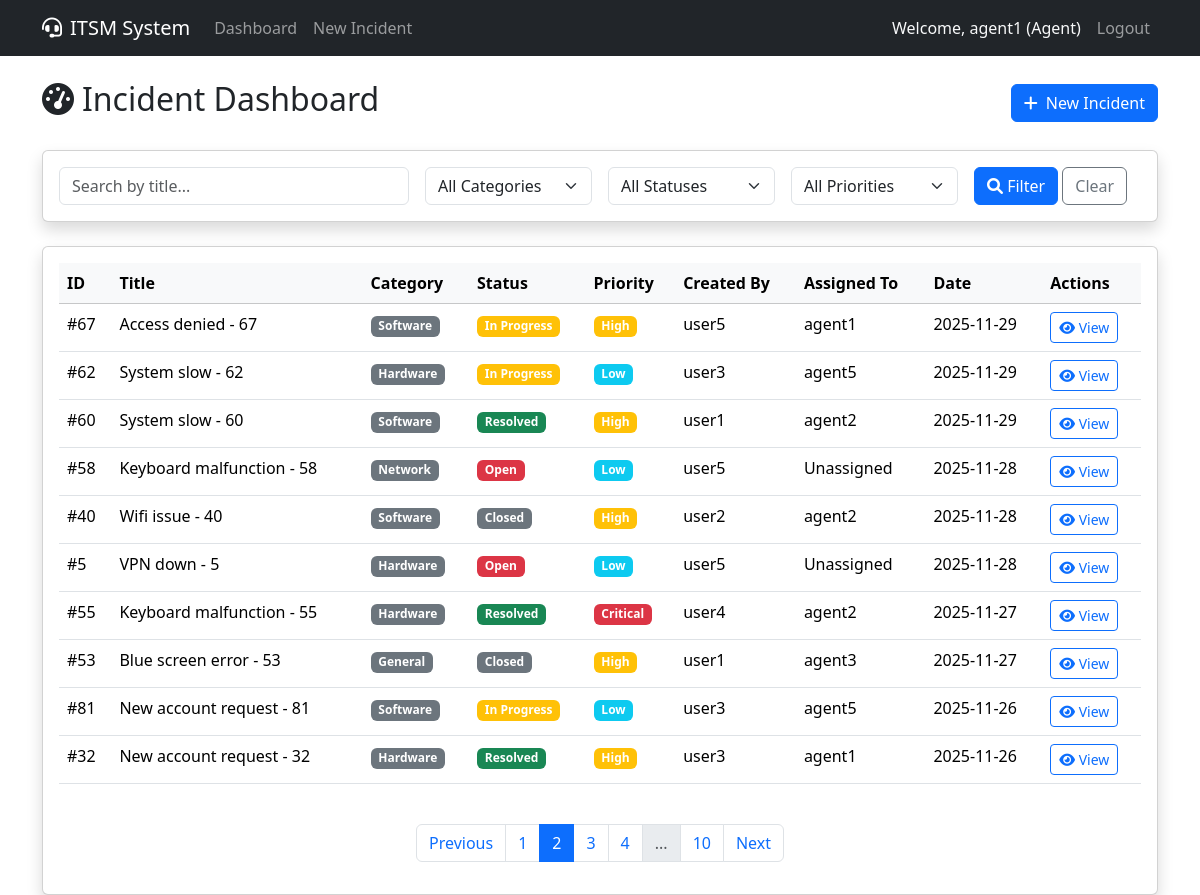
Page /index?page=2&q=&status=&priority=&category= (signed in) on the committed database.
### app/models.py (models this page shows, shortened)
class User(UserMixin, db.Model):
    id = db.Column(db.Integer, primary_key=True)
    username = db.Column(db.String(64), index=True, unique=True)
    email = db.Column(db.String(120), index=True, unique=True)
    password_hash = db.Column(db.String(128))
    role = db.Column(db.String(20), default='User') # Admin, Agent, User
    incidents_created = db.relationship('Incident', backref='author', lazy='dynamic', foreign_keys='Incident.user_id')
    incidents_assigned = db.relationship('Incident', backref='assignee', lazy='dynamic', foreign_keys='Incident.assigned_to_id')

class Incident(db.Model):
    id = db.Column(db.Integer, primary_key=True)
    title = db.Column(db.String(140))
    description = db.Column(db.Text)
    category = db.Column(db.String(50), default='General') # Hardware, Software, Network, Access, General
    status = db.Column(db.String(20), default='Open') # Open, In Progress, Resolved, Closed
    priority = db.Column(db.String(20), default='Medium') # Low, Medium, High, Critical
    comments = db.Column(db.Text) # Agent/Admin comments
    created_at = db.Column(db.DateTime, index=True, default=datetime.utcnow)
    updated_at = db.Column(db.DateTime, default=datetime.utcnow, onupdate=datetime.utcnow)
    user_id = db.Column(db.Integer, db.ForeignKey('user.id'))
    assigned_to_id = db.Column(db.Integer, db.ForeignKey('user.id'), nullable=True)

### app/routes.py (the view, shortened to what this page needs)
@bp.route('/')
@bp.route('/index')
@login_required
def index():
    try:
        page = request.args.get('page', 1, type=int)
        per_page = 10
        search_query = request.args.get('q', '')
        filter_status = request.args.get('status', '')
        filter_priority = request.args.get('priority', '')
        filter_category = request.args.get('category', '')
        if current_user.role == 'User':
            query = Incident.query.filter_by(user_id=current_user.id)
        else:
            query = Incident.query
        if search_query:
            query = query.filter(Incident.title.contains(search_query))
        if filter_status:
            query = query.filter(Incident.status == filter_status)
        if filter_priority:
            query = query.filter(Incident.priority == filter_priority)
        if filter_category:
            query = query.filter(Incident.category == filter_category)
        incidents_pagination = query.order_by(Incident.created_at.desc()).paginate(page=page, per_page=per_page, error_out=False)
        incidents = incidents_pagination.items
        stats = {}
        return render_template('dashboard.html', title='Dashboard',
                            incidents=incidents,
                            pagination=incidents_pagination,
                            stats=stats,
                            search_query=search_query,
                            filter_status=filter_status,
                            filter_priority=filter_priority,
                            filter_category=filter_category)
    except Exception as e:
        current_app.logger.error(f"Error in index route: {str(e)}")
        flash('An error occurred while loading the dashboard.', 'danger')
        return render_template('dashboard.html', title='Dashboard', incidents=[], pagination=None, stats={})

### app/models.py (called while the page is built)
@login.user_loader
def load_user(id):
    return User.query.get(int(id))

### app/templates/dashboard.html (shortened to what this page needs)
{% extends "base.html" %}
{% block content %}
<div class="d-flex justify-content-between align-items-center mb-4">
    <h2><i class="fas fa-tachometer-alt me-2"></i>Incident Dashboard</h2>
    <a href="{{ url_for('main.new_incident') }}" class="btn btn-primary"><i class="fas fa-plus me-2"></i>New Incident</a>
</div>
<div class="card shadow mb-4">
    <div class="card-body">
        <form method="GET" action="{{ url_for('main.index') }}" class="row g-3">
            <div class="col-md-4">
                <input type="text" name="q" class="form-control" placeholder="Search by title..." value="{{ search_query }}">
            </div>
            <div class="col-md-2">
                <select name="category" class="form-select">
                    <option value="">All Categories</option>
                </select>
            </div>
            <div class="col-md-2">
                <select name="status" class="form-select">
                    <option value="">All Statuses</option>
                </select>
            </div>
            <div class="col-md-2">
                <select name="priority" class="form-select">
                    <option value="">All Priorities</option>
                </select>
            </div>
            <div class="col-md-2">
                <div class="d-grid gap-2 d-md-block">
                    <button type="submit" class="btn btn-primary"><i class="fas fa-search"></i> Filter</button>
                    <a href="{{ url_for('main.index') }}" class="btn btn-outline-secondary">Clear</a>
                </div>
            </div>
        </form>
    </div>
</div>
<div class="card shadow">
    <div class="card-body">
        <div class="table-responsive">
            <table class="table table-hover">
                <thead class="table-light">
                    <tr>
                        <th>ID</th>
                        <th>Title</th>
                        <th>Category</th>
                        <th>Status</th>
                        <th>Priority</th>
                        <th>Created By</th>
                        <th>Assigned To</th>
                        <th>Date</th>
                        <th>Actions</th>
                    </tr>
                </thead>
                <tbody>
                    {% for incident in incidents %}
                    <tr>
                        <td>#{{ incident.id }}</td>
                        <td>{{ incident.title }}</td>
                        <td><span class="badge bg-secondary">{{ incident.category }}</span></td>
                        <td>
                            <span class="badge bg-{% if incident.status == 'Open' %}danger{% elif incident.status == 'In Progress' %}warning{% elif incident.status == 'Resolved' %}success{% else %}secondary{% endif %}">
                                {{ incident.status }}
                            </span>
                        </td>
                        <td>
                            <span class="badge bg-{% if incident.priority == 'Critical' %}danger{% elif incident.priority == 'High' %}warning{% else %}info{% endif %}">
                                {{ incident.priority }}
                            </span>
                        </td>
                        <td>{{ incident.author.username }}</td>
                        <td>{{ incident.assignee.username if incident.assignee else 'Unassigned' }}</td>
                        <td>{{ incident.created_at.strftime('%Y-%m-%d') }}</td>
                        <td>
                            <a href="{{ url_for('main.incident', incident_id=incident.id) }}" class="btn btn-sm btn-outline-primary">
                                <i class="fas fa-eye"></i> View
                            </a>
                        </td>
                    </tr>
                    {% else %}
                    <tr>
                        <td colspan="9" class="text-center">No incidents found.</td>
                    </tr>
                    {% endfor %}
                </tbody>
            </table>
        </div>
        {% if pagination %}
        <nav aria-label="Page navigation">
            <ul class="pagination justify-content-center mt-4">
                {% if pagination.has_prev %}
                <li class="page-item">
                    <a class="page-link" href="{{ url_for('main.index', page=pagination.prev_num, q=search_query, status=filter_status, priority=filter_priority, category=filter_category) }}">Previous</a>
                </li>
                {% else %}
                <li class="page-item disabled">
                    <span class="page-link">Previous</span>
                </li>
                {% endif %}
                {% for page_num in pagination.iter_pages(left_edge=1, right_edge=1, left_current=1, right_current=2) %}
                    {% if page_num %}
                        {% if page_num == pagination.page %}
                        <li class="page-item active">
                            <span class="page-link">{{ page_num }}</span>
                        </li>
                        {% else %}
                        <li class="page-item">
                            <a class="page-link" href="{{ url_for('main.index', page=page_num, q=search_query, status=filter_status, priority=filter_priority, category=filter_category) }}">{{ page_num }}</a>
                        </li>
                        {% endif %}
                    {% else %}
                    <li class="page-item disabled">
                        <span class="page-link">...</span>
                    </li>
                    {% endif %}
                {% endfor %}
                {% if pagination.has_next %}
                <li class="page-item">
                    <a class="page-link" href="{{ url_for('main.index', page=pagination.next_num, q=search_query, status=filter_status, priority=filter_priority, category=filter_category) }}">Next</a>
                </li>
                {% else %}
                <li class="page-item disabled">
                    <span class="page-link">Next</span>
                </li>
                {% endif %}
            </ul>
        </nav>
        {% endif %}
    </div>
</div>
{% endblock %}

### app/templates/base.html (shortened to what this page needs)
<!doctype html>
<html lang="en">
  <head>
    <link href="https://cdn.jsdelivr.net/npm/bootstrap@5.3.2/dist/css/bootstrap.min.css" rel="stylesheet">
    <link rel="stylesheet" href="https://cdnjs.cloudflare.com/ajax/libs/font-awesome/6.0.0/css/all.min.css">
  </head>
  <body>
    <nav class="navbar navbar-expand-lg navbar-dark bg-dark mb-4">
      <div class="container">
        <a class="navbar-brand" href="{{ url_for('main.index') }}"><i class="fas fa-headset me-2"></i>ITSM System</a>
        <div class="collapse navbar-collapse" id="navbarNav">
          <ul class="navbar-nav me-auto">
            <li class="nav-item">
              <a class="nav-link" href="{{ url_for('main.index') }}">Dashboard</a>
            </li>
            {% if current_user.is_authenticated %}
            <li class="nav-item">
              <a class="nav-link" href="{{ url_for('main.new_incident') }}">New Incident</a>
            </li>
            {% endif %}
          </ul>
          <ul class="navbar-nav">
            {% if current_user.is_authenticated %}
              <li class="nav-item">
                <span class="nav-link text-light">Welcome, {{ current_user.username }} ({{ current_user.role }})</span>
              </li>
              <li class="nav-item">
                <a class="nav-link" href="{{ url_for('auth.logout') }}">Logout</a>
              </li>
            {% endif %}
          </ul>
        </div>
      </div>
    </nav>
    <div class="container">
      {% block content %}{% endblock %}
    </div>
  </body>
</html>

### rows in the picture
User: username "agent1", role "Agent"
Incident: id "67", title "Access denied - 67", category "Software", status "In Progress", priority "High", author.username "user5", assignee "agent1", created_at "2025-11-29"
Incident: id "62", title "System slow - 62", category "Hardware", status "In Progress", priority "Low", author.username "user3", assignee "agent5", created_at "2025-11-29"
Incident: id "60", title "System slow - 60", category "Software", status "Resolved", priority "High", author.username "user1", assignee "agent2", created_at "2025-11-29"
Incident: id "58", title "Keyboard malfunction - 58", category "Network", status "Open", priority "Low", author.username "user5", assignee "Unassigned", created_at "2025-11-28"
Incident: id "40", title "Wifi issue - 40", category "Software", status "Closed", priority "High", author.username "user2", assignee "agent2", created_at "2025-11-28"
Incident: id "5", title "VPN down - 5", category "Hardware", status "Open", priority "Low", author.username "user5", assignee "Unassigned", created_at "2025-11-28"
Incident: id "55", title "Keyboard malfunction - 55", category "Hardware", status "Resolved", priority "Critical", author.username "user4", assignee "agent2", created_at "2025-11-27"
Incident: id "53", title "Blue screen error - 53", category "General", status "Closed", priority "High", author.username "user1", assignee "agent3", created_at "2025-11-27"
Incident: id "81", title "New account request - 81", category "Software", status "In Progress", priority "Low", author.username "user3", assignee "agent5", created_at "2025-11-26"
Incident: id "32", title "New account request - 32", category "Hardware", status "Resolved", priority "High", author.username "user3", assignee "agent1", created_at "2025-11-26"

### other values in the picture
{{ page_num }} "1" "3" "4" "10"
{{ page_num }} "2"
